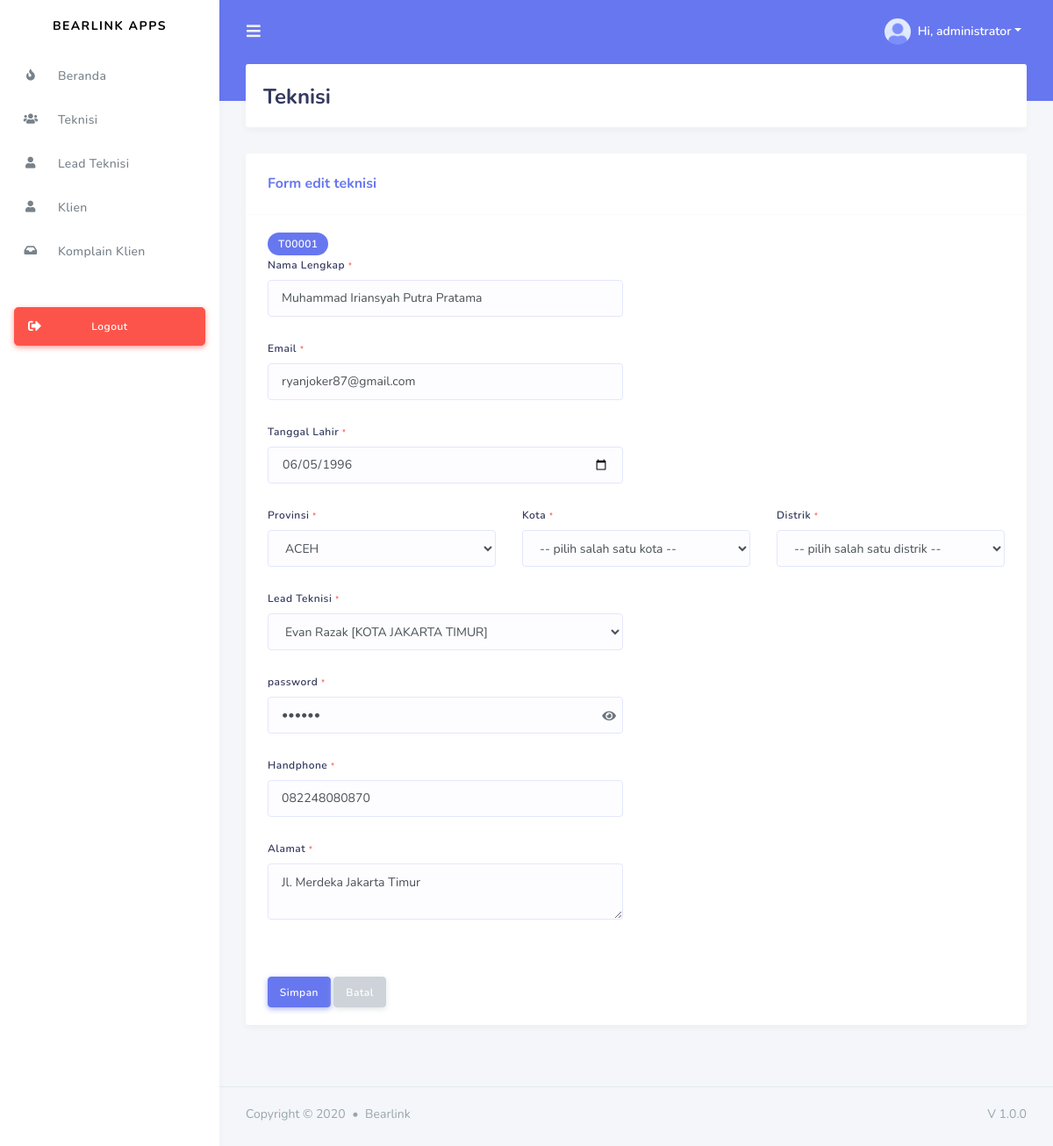
Screenshot of /index.php?page=technicianedit&id=T00001 (signed in) with the database file from the repository.
### tables this page shows
CREATE TABLE `technician` (
  `id` varchar(32) NOT NULL,
  `province_id` char(2) DEFAULT NULL,
  `regency_id` char(4) DEFAULT NULL,
  `district_id` char(7) DEFAULT NULL,
  `lead_technician_id` varchar(32) DEFAULT NULL,
  `full_name` varchar(50) NOT NULL,
  `email` varchar(191) NOT NULL,
  `password` varchar(80) NOT NULL,
  `handphone` varchar(12) DEFAULT NULL,
  `date_of_birth` date NOT NULL,
  `full_address` longtext NOT NULL,
  `status` enum('online','offline') DEFAULT NULL,
  `lat` decimal(10,8) DEFAULT NULL,
  `lng` decimal(11,8) DEFAULT NULL,
  `created_at` timestamp NULL DEFAULT NULL,
  `updated_at` timestamp NULL DEFAULT NULL,
  `deleted_at` timestamp NULL DEFAULT NULL
);

CREATE TABLE `lead_technician` (
  `id` varchar(32) NOT NULL,
  `province_id` char(2) DEFAULT NULL,
  `regency_id` char(4) DEFAULT NULL,
  `district_id` char(7) DEFAULT NULL,
  `full_name` varchar(50) NOT NULL,
  `email` varchar(50) NOT NULL,
  `password` varchar(10) NOT NULL,
  `handphone` varchar(12) NOT NULL,
  `date_of_birth` date NOT NULL,
  `full_address` longtext NOT NULL,
  `status` enum('online','offline') DEFAULT NULL,
  `lat` decimal(10,8) DEFAULT NULL,
  `lng` decimal(11,8) DEFAULT NULL,
  `created_at` timestamp NULL DEFAULT NULL,
  `updated_at` timestamp NULL DEFAULT NULL,
  `deleted_at` timestamp NULL DEFAULT NULL
);

### service.php (called while the page is built, shortened)
<?php
    $role = $_SESSION['role'];
    $email = $_SESSION['email'];
    switch($role){
        case 1:
            $sql = mysqli_query($conn, "SELECT * from admin WHERE email='$email'");
            $auth = mysqli_fetch_array($sql);
        break;
    }
?>

### page/admin/technician/technicianedit.php (the view, shortened to what this page needs)
<div class="main-content">
    <?php
        $g      = mysqli_query($conn, "SELECT * FROM technician WHERE id='$_GET[id]'");
        $data   = mysqli_fetch_array($g);
    ?>
    <section class="section">
        <div class="section-header">
            <h1>Teknisi</h1>
        </div>
        <div class="row">
            <div class="col-lg-12 col-md-12 col-12 col-sm-12">
                <div class="card">
                    <div class="card-header">
                        <h4>Form edit teknisi</h4>
                    </div>
                    <div class="card-body">
                        <form action="?page=technicianeditpro" method="post" enctype="multipart/form-data">
                            <div class="row">
                                <div class="col-md-6">
                                    <div class="badge badge-primary"><?= $data['id'] ?></div>
                                </div>
                            </div>
                            <div class="row">
                                <div class="col-md-6">
                                    <div class="form-group">
                                        <label>Nama Lengkap <small class="text-danger">*</small></label>
                                        <input type="text" class="form-control" name="fullname" placeholder="masukkan nama lengkap ..." autocomplete="off" value="<?= $data['full_name'] ?>" required>
                                    </div>
                                </div>
                            </div>
                            <div class="row">
                                <div class="col-md-6">
                                    <div class="form-group">
                                        <label>Email <small class="text-danger">*</small></label>
                                        <input type="email" class="form-control" name="email" placeholder="masukkan email ..." autocomplete="off" value="<?= $data['email'] ?>" required>
                                    </div>
                                </div>
                            </div>
                            <div class="row">
                                <div class="col-md-6">
                                    <div class="form-group">
                                        <label>Tanggal Lahir <small class="text-danger">*</small></label>
                                        <input type="date" class="form-control" name="dob" placeholder="masukkan tanggal lahir ..." autocomplete="off" value="<?= date('Y-m-d', strtotime($data['date_of_birth'])) ?>" required>
                                    </div>
                                </div>
                            </div>
                            <div class="row">
                                <div class="col-md-12">
                                    <div class="row">
                                        <div class="col-md-4">
                                            <div class="form-group">
                                                <label>Provinsi <small class="text-danger">*</small></label>
                                                <select class="form-control" name="provincy" id="provincy">
                                                    <?php
                                                        $q = mysqli_query($conn, "SELECT * from provinces");
                                                        while($datas = mysqli_fetch_array($q)){
                                                            echo '<option value='.$datas['id'].'>'.$datas['name'].'</option>';
                                                        }
                                                    ?>
                                                </select>
                                            </div>
                                        </div>
                                        <div class="col-md-4">
                                            <div class="form-group">
                                                <label>Kota <small class="text-danger">*</small></label>
                                                <select class="form-control" name="regency" id="regency">
                                                    <option value="">-- pilih salah satu kota --</option>
                                                </select>
                                            </div>
                                        </div>
                                        <div class="col-md-4">
                                            <div class="form-group">
                                                <label>Distrik <small class="text-danger">*</small></label>
                                                <select class="form-control" name="district" id="district">
                                                    <option value="">-- pilih salah satu distrik --</option>
                                                </select>
                                            </div>
                                        </div>
                                    </div>
                                </div>
                            </div>
                            <div class="row">
                                <div class="col-md-6">
                                    <div class="form-group">
                                        <label>Lead Teknisi <small class="text-danger">*</small></label>
                                        <select class="form-control" name="leadtech">
                                            <?php
                                                $qe = mysqli_query($conn, "SELECT lead_technician.full_name as fullname, lead_technician.id as idlead, regencies.name as nameregency from lead_technician
                                                                        JOIN regencies ON lead_technician.regency_id=regencies.id");
                                                while($row = mysqli_fetch_array($qe)){ ?>
                                                    <option value="<?= $row['idlead'] ?>" <?= $data['lead_technician_id'] == $row['idlead'] ? 'selected' : '' ?>><?= $row['fullname']." [".$row['nameregency']."]" ?></option>
                                            <?php } ?>
                                        </select>
                                    </div>
                                </div>
                            </div>
                            <div class="row">
                                <div class="col-md-6">
                                    <div class="form-group">
                                        <label>password <small class="text-danger">*</small></label>
                                        <input id="password-field" type="password" class="form-control" name="password" placeholder="masukkan password ..." autocomplete="off" value="<?= $data['password'] ?>" maxlength="10" required>
                                        <span toggle="#password-field" class="fa fa-eye field-icon toggle-password"></span>
                                    </div>
                                </div>
                            </div>
                            <div class="row">
                                <div class="col-md-6">
                                    <div class="form-group">
                                        <label>Handphone <small class="text-danger">*</small></label>
                                        <input type="text" class="form-control" maxlength="12" onkeyup="this.value=this.value.replace(/[^\d]/,'')" name="hp" placeholder="masukkan no hp ..." autocomplete="off" value="<?= $data['handphone'] ?>" required>
                                    </div>
                                </div>
                            </div>
                            <div class="row">
                                <div class="col-md-6">
                                    <div class="form-group">
                                        <label>Alamat <small class="text-danger">*</small></label>
                                        <textarea class="form-control" name="address" placeholder="masukkan alamat ..." autocomplete="off" required><?= $data['full_address'] ?></textarea>
                                    </div>
                                </div>
                            </div>
                    </div>
                    <div class="card-footer">
                        <input type="submit" name="submit" class="btn btn-primary" value="Simpan">
                        <a href="?page=technician" class="btn btn-secondary">Batal</a>
                    </div>
                </div>
            </div>
        </div>
    </section>
</div>
<footer class="main-footer">
    <div class="footer-left">
        Copyright &copy; 2020 <div class="bullet"></div> Bearlink
    </div>
    <div class="footer-right">
        V 1.0.0
    </div>
</footer>
</div>
</div>

### header.php (shortened to what this page needs)
<div class="navbar-bg"></div>
<nav class="navbar navbar-expand-lg main-navbar">
<form class="form-inline mr-auto">
    <ul class="navbar-nav mr-3">
    <li><a href="#" data-toggle="sidebar" class="nav-link nav-link-lg"><i class="fas fa-bars"></i></a></li>
    </ul>
</form>
<ul class="navbar-nav navbar-right">
    <li class="dropdown"><a href="#" data-toggle="dropdown" class="nav-link dropdown-toggle nav-link-lg nav-link-user">
    <img alt="image" src="assets/img/avatar/avatar-1.png" class="rounded-circle mr-1">
    <div class="d-sm-none d-lg-inline-block">Hi, <?= $auth['full_name'] ?></div></a>
    </li>
</ul>
</nav>

### index.php (style rules this page uses)
.field-icon { float: right; margin-right: 8px; margin-top: -27px; position: relative; z-index: 2; cursor:pointer; }

### rows the page displays
technician: id "T00001", fullname "Muhammad Iriansyah Putra Pratama", email "ryanjoker87@gmail.com", dob "06/05/1996", leadtech "Evan Razak [KOTA JAKARTA TIMUR]", hp "082248080870", address "Jl. Merdeka Jakarta Timur"

### other values shown
$auth['full_name'] "administrator"
form field provincy "ACEH"
